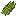

This figure's Python source:
"""Approved biomass bundle item, variant A: Pillow only, RGBA 16x16, binary alpha.
Three green surface tones, a discreet outline and a two-tone fiber binding.
Run to regenerate the PNG beside this script. All coordinates are integers.
"""
from pathlib import Path
from PIL import Image, ImageDraw
PALETTE={'edge':(39,61,24,255),'shade':(66,103,32,255),
         'body':(110,151,43,255),'light':(169,191,76,255),
         'cord_dark':(104,77,41,255),'cord':(195,164,94,255)}
def generate():
    image=Image.new('RGBA',(16,16),(0,0,0,0))
    d=ImageDraw.Draw(image)
    def poly(points,c):
        d.polygon(points,fill=PALETTE[c])
    def line(points,c,width=1):
        d.line(points,fill=PALETTE[c],width=width)
    def rect(box,c):
        d.rectangle(box,fill=PALETTE[c])
    # A diagonal sheaf with visibly cut stalk ends and projecting leaf tips.
    poly([(10,1),(11,3),(13,1),(13,4),(15,3),(14,7),(11,10),(8,14),(5,15),(1,12),(3,8),(6,5)],'edge')
    poly([(10,3),(11,5),(13,3),(13,6),(10,10),(7,14),(3,12),(4,9),(7,6)],'shade')
    line([(2,11),(5,8),(8,5),(10,2)],'light')
    line([(4,13),(7,9),(10,6),(12,3)],'body',2)
    line([(6,14),(9,10),(12,7),(14,4)],'light')
    line([(8,9),(10,5),(11,3)],'shade')
    line([(5,6),(7,7),(10,9)],'cord_dark',3)
    line([(5,6),(7,7),(10,9)],'cord')
    line([(9,9),(11,11)],'cord_dark')
    line([(2,12),(4,14)],'cord')
    return image
if __name__ == '__main__':
    generate().save(Path(__file__).with_suffix('.png'))
